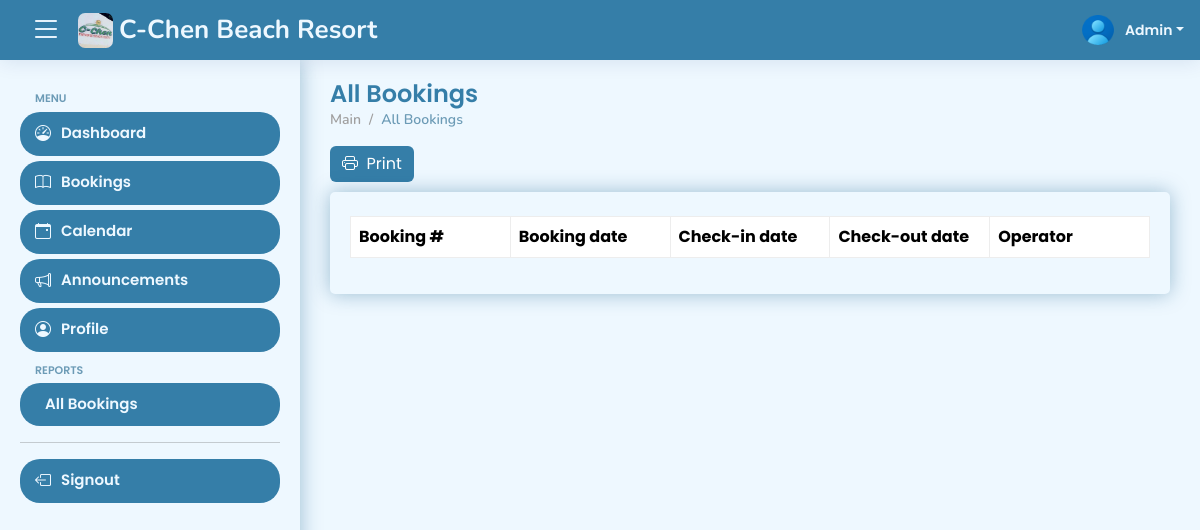
Before: /views/admin/all-bookings (signed in) with the older database file.
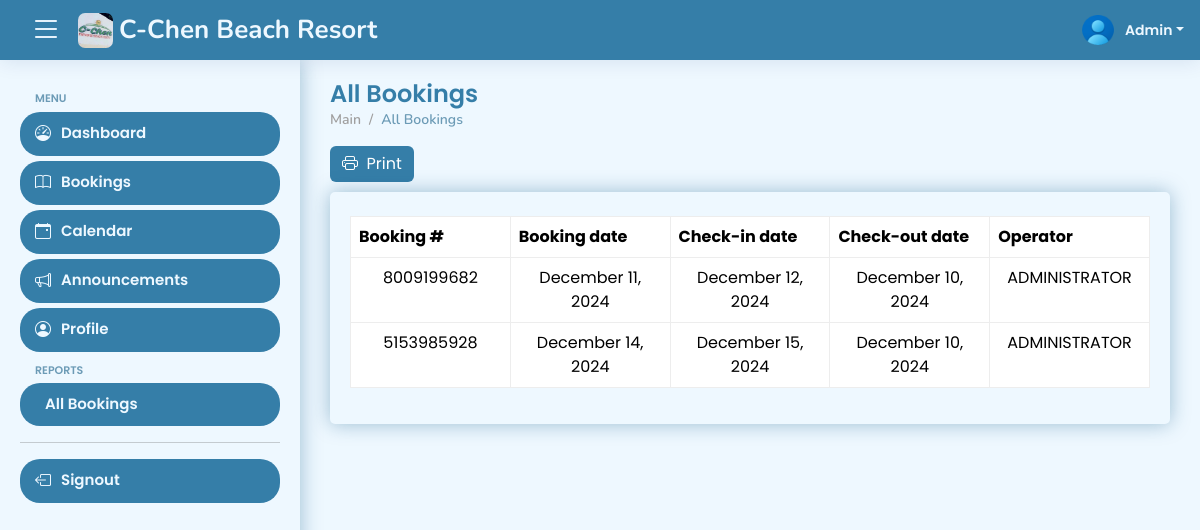
After: the same page with the newer database file.
### tables this page shows
CREATE TABLE IF NOT EXISTS `tbl_bookings` (
  `booking_id` int NOT NULL AUTO_INCREMENT,
  `reference_number` varchar(50) NOT NULL,
  `fullname` varchar(50) NOT NULL,
  `email` varchar(50) NOT NULL,
  `phone_number` varchar(50) NOT NULL,
  `date_check_in` date NOT NULL,
  `date_check_out` date NOT NULL,
  `message` text NOT NULL,
  `reason_for_cancellation` text,
  `mode_of_payment_id` int NOT NULL,
  `evidence` varchar(255) NOT NULL,
  `booking_status_id` int NOT NULL,
  `created_at` timestamp NOT NULL,
  PRIMARY KEY (`booking_id`)
);

### views/admin/all-bookings.php (the view, shortened to what this page needs)
<?php
include '../../config.php';
if (isset($_SESSION['id'])) {
?>
    <!DOCTYPE html>
    <html lang="en">
    <head>
        <?php include 'includes/head.php' ?>
    </head>
    <body>
        <?php include 'includes/header.php' ?>
        <?php include 'includes/aside.php' ?>
        <main id="main" class="main">
            <div class="pagetitle">
                <h1>All Bookings</h1>
                <nav>
                    <ol class="breadcrumb">
                        <li class="breadcrumb-item">Main</li>
                        <li class="breadcrumb-item active">All Bookings</li>
                    </ol>
                </nav>
                <a href="print-bookings.php" target="_blank">
                    <button class="btn btn-primary"><i class="bi bi-printer"></i>&nbsp; Print</button>
                </a>
            </div>
            <section class="section dashboard mb-5">
                <div class="row">
                    <div class="col-lg-12">
                        <div class="card">
                            <div class="card-body">
                                <div class="table-responsive mt-4" id="data-table">
                                    <table class="table" id="paginateAllReservations">
                                        <col width="20%">
                                        <col width="20%">
                                        <col width="20%">
                                        <col width="20%">
                                        <col width="20%">
                                        <thead>
                                            <tr>
                                                <th>Booking #</th>
                                                <th>Booking date</th>
                                                <th>Check-in date</th>
                                                <th>Check-out date</th>
                                                <th>Operator</th>
                                            </tr>
                                        </thead>
                                        <tbody>
                                            <?php
                                            $stmtBookings = $conn->prepare(' SELECT
                                            tbl_bookings.*,
                                            tbl_mode_of_payment.mode_of_payment
                                            FROM tbl_bookings
                                            INNER JOIN tbl_mode_of_payment ON tbl_bookings.mode_of_payment_id = tbl_mode_of_payment.mode_of_payment_id
                                            ORDER BY tbl_bookings.created_at ASC');
                                            $stmtBookings->execute();
                                            $resultBookings = $stmtBookings->get_result();
                                            if ($resultBookings->num_rows > 0) {
                                                while ($rowBookings = $resultBookings->fetch_assoc()) {
                                                    $reference_number = $rowBookings['reference_number'];
                                                    $date_check_in = (new DateTime($rowBookings['date_check_in']))->format("F j, Y");
                                                    $date_check_out = (new DateTime($rowBookings['date_check_out']))->format("F j, Y");
                                                    $created_at = (new DateTime($rowBookings['created_at']))->format("F j, Y");
                                                    echo "
                                                    <tr>
                                                        <td class='text-center'>$reference_number</td>
                                                        <td class='text-center'>$date_check_in</td>
                                                        <td class='text-center'>$date_check_out</td>
                                                        <td class='text-center'>$created_at</td>
                                                        <td class='text-center'>ADMINISTRATOR</td>
                                                    </tr>
                                                    ";
                                            ?>
                                            <?php
                                                }
                                            }
                                            ?>
                                        </tbody>
                                    </table>
                                </div>
                            </div>
                        </div>
                    </div>
                </div>
            </section>
        </main>
    </body>
    </html>
<?php
} else {
    header('Location: ../../signout.php');
    exit();
}
?>

### views/admin/includes/head.php (shortened to what this page needs)
<title><?php include '../../system-title.php' ?></title>
<link href="../../assets/vendor/bootstrap/css/bootstrap.min.css" rel="stylesheet">
<link href="../../assets/vendor/bootstrap-icons/bootstrap-icons.css" rel="stylesheet">
<link href="../../assets/css/style.css" rel="stylesheet">
<link rel="stylesheet" href="https://pro.fontawesome.com/releases/v5.10.0/css/all.css" />
<link rel="stylesheet" href="../../fullcalendar/lib/main.min.css">
<link href="https://cdn.datatables.net/1.11.5/css/jquery.dataTables.css" type="text/css" rel="stylesheet">

### views/admin/includes/header.php (shortened to what this page needs)
<?php
include "../../config.php";
$id = $_SESSION['id'];
$stmt = $conn->prepare('SELECT * FROM tbl_admin WHERE id = ?');
$stmt->bind_param('i', $id);
$stmt->execute();
$result = $stmt->get_result();
$row = $result->fetch_assoc();
$img_url = $row['img_url'];
?>
<header id="header" class="header fixed-top d-flex align-items-center">
    <div class="d-flex align-items-center justify-content-between">
        <i class="bi bi-list toggle-sidebar-btn"></i>
        <a href="calendar" class="logo d-flex align-items-center mx-3">
            <img src="../../assets/img/logo.jpg" alt="Logo" style="border-radius: 7px;">
            <span class="d-none d-lg-block"><?php include '../../system-title.php' ?></span>
        </a>
    </div>
    <nav class="header-nav ms-auto">
        <ul class="d-flex align-items-center">
            <li class="nav-item dropdown pe-3">
                <a class="nav-link nav-profile d-flex align-items-center pe-0" href="#" data-bs-toggle="dropdown">
                    <img src="profile-pictures/<?= $img_url ?>" alt="Profile" style="width: 38px; height: 40px;" class="rounded-circle">
                    <span class="d-none d-md-block dropdown-toggle ps-2">Admin</span>
                </a>
            </li>
        </ul>
    </nav>
</header>

### system-title.php
C-Chen Beach Resort

### views/admin/includes/aside.php (shortened to what this page needs)
<aside id="sidebar" class="sidebar">
    <ul class="sidebar-nav" id="sidebar-nav">
        <li class="nav-heading">Menu</li>
        <li class="nav-item">
            <a class="nav-link collapsed" href="../admin/dashboard">
                <i class="bi bi-speedometer"></i>
                <span>Dashboard</span>
            </a>
        </li>
        <li class="nav-item">
            <a class="nav-link collapsed" href="../admin/bookings">
                <i class="bi bi-book"></i>
                <span>Bookings</span>
            </a>
        </li>
        <li class="nav-item">
            <a class="nav-link collapsed" href="../admin/calendar">
                <i class="bi bi-calendar-event"></i>
                <span>Calendar</span>
            </a>
        </li>
        <li class="nav-item">
            <a class="nav-link collapsed" href="../admin/announcements">
                <i class="bi bi-megaphone"></i>
                <span>Announcements</span>
            </a>
        </li>
        <li class="nav-item">
            <a class="nav-link collapsed" href="../admin/profile">
                <i class="bi bi-person-circle"></i>
                <span>Profile</span>
            </a>
        </li>
        <li class="nav-heading">Reports</li>
        <li class="nav-item">
            <a class="nav-link collapsed" href="../admin/all-bookings">
                <span>All Bookings</span>
            </a>
        </li>
        <hr>
        <li class="nav-item">
            <a class="nav-link collapsed" href="../../signout">
                <i class="bi bi-box-arrow-left"></i>
                <span>Signout</span>
            </a>
        </li>
    </ul>
</aside>

### assets/css/style.css (style rules this page uses)
:root { scroll-behavior: smooth; --accent-color: #357ea8; --primary-color: #6c9bb6; --secondary-color: #2c5f77; --box-shadow: 0px 0px 20px rgba(1, 80, 126, 0.356); --light-color: #eef8ff; --light-gray-color: #a09f9f; --gray-color: #444; --green-color: #006b00; --red-color: #a00000; --yellow-color: #b1b100; }
body { font-family: "Poppins", sans-serif; background: var(--light-color); color: var(--gray-color); }
a { color: var(--accent-color); text-decoration: none; }
h1, h2, h3, h4, h5, h6 { font-family: "Poppins", sans-serif; }
#main { margin-top: 60px; padding: 20px 30px; transition: all 0.3s; }
.pagetitle { margin-bottom: 10px; }
.pagetitle h1 { font-size: 24px; margin-bottom: 0; font-weight: 600; color: var(--accent-color); }
.card { margin-bottom: 30px; border: none; border-radius: 5px; box-shadow: var(--box-shadow); background-color: var(--light-color); }
.card-body { padding: 0 20px 20px 20px; }
.breadcrumb { font-size: 14px; font-family: "Nunito", sans-serif; color: var(--light-gray-color); font-weight: 600; }
.breadcrumb .breadcrumb-item::before { color: var(--light-gray-color); }
.breadcrumb .active { color: var(--primary-color); font-weight: 600; }
.logo { line-height: 1; }
.logo img { max-height: 35px; margin-right: 6px; }
.logo span { font-size: 26px; font-weight: 700; color: var(--light-color); font-family: "Nunito", sans-serif; }
.header { transition: all 0.5s; z-index: 997; height: 60px; box-shadow: 0px 2px 20px #0129701a; background-color: var(--accent-color); padding-left: 20px; }
.header .toggle-sidebar-btn { font-size: 32px; padding-left: 10px; cursor: pointer; color: var(--light-color); }
.header-nav ul { list-style: none; }
.header-nav>ul { margin: 0; padding: 0; }
.header-nav .nav-profile { color: var(--light-color); }
.header-nav .nav-profile img { max-height: 36px; }
.header-nav .nav-profile span { font-size: 14px; font-weight: 600; }
.sidebar { position: fixed; top: 60px; left: 0; bottom: 0; width: 300px; z-index: 996; transition: all 0.3s; padding: 20px; overflow-y: auto; scrollbar-width: thin; scrollbar-color: var(--secondary-color) transparent; box-shadow: var(--box-shadow); background-color: var(--light-color); }
@media (min-width: 1200px) { #main, #footer { margin-left: 300px; } }
.sidebar-nav { padding: 0; margin: 0; list-style: none; }
.sidebar-nav li { padding: 0; margin: 0; list-style: none; }
.sidebar-nav .nav-item { margin-bottom: 5px; }
.sidebar-nav .nav-heading { font-size: 11px; text-transform: uppercase; color: var(--primary-color); font-weight: 600; margin: 10px 0 5px 15px; }
.sidebar-nav .nav-link { display: flex; align-items: center; font-size: 15px; font-weight: 600; color: var(--accent-color); transition: 0.3; background: #f6f9ff; padding: 10px 15px; border-radius: 4px; }
.sidebar-nav .nav-link i { font-size: 16px; margin-right: 10px; color: var(--secondary-color); }
.sidebar-nav .nav-link.collapsed { color: var(--light-color); background: var(--accent-color); border-radius: 20px; }
.sidebar-nav .nav-link.collapsed i { color: var(--light-color); }

### views/admin/includes/head.php (style rules this page uses)
table, tbody, td, tfoot, th, thead, tr { border-color: #ededed !important; border-style: solid; border-width: 1px !important; }
.fc-daygrid-day-number, a { text-decoration: none; }
.btn-primary { background: #357ea8; border: none; }

Changed rows visible on the page:
added tbl_bookings: reference_number "8009199682", date_check_in "December 11, 2024", date_check_out "December 12, 2024", created_at "December 10, 2024"
added tbl_bookings: reference_number "5153985928", date_check_in "December 14, 2024", date_check_out "December 15, 2024", created_at "December 10, 2024"
